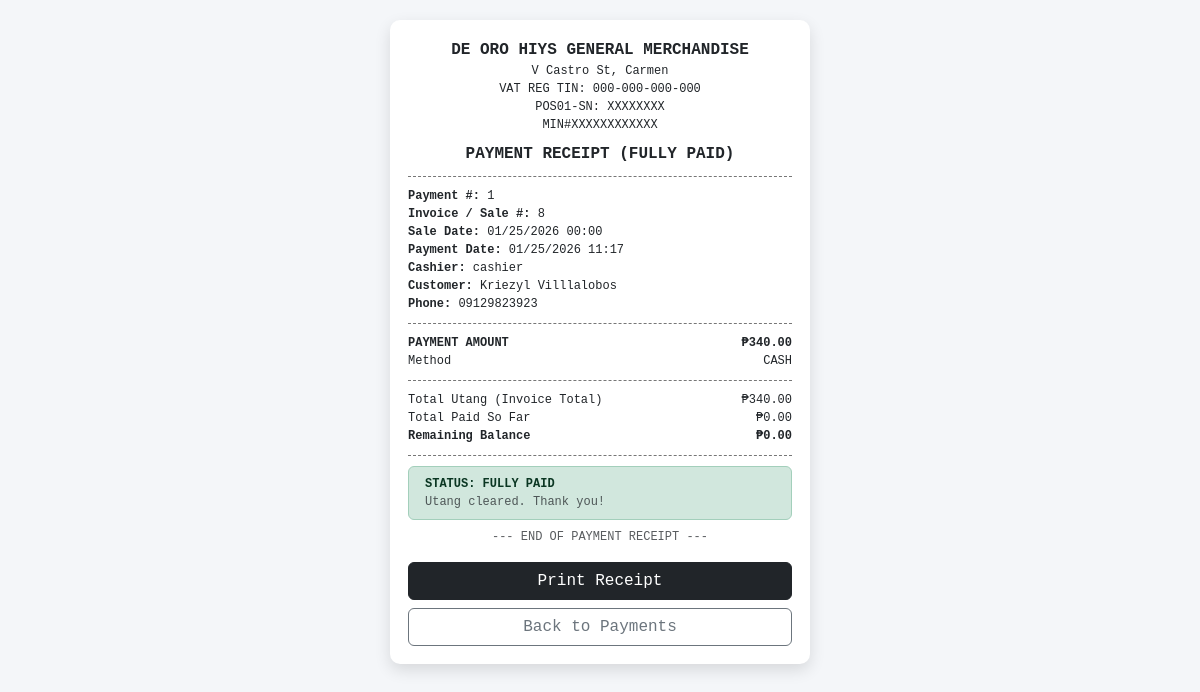
Screenshot of /ricesales_stock_monitoring/capstone/cashier/payment_receipt.php?payment_id=1 (signed in) with the database file from the repository.
### tables this page shows
CREATE TABLE `payments` (
  `payment_id` int(11) NOT NULL,
  `sale_id` int(11) DEFAULT NULL,
  `amount` decimal(10,2) DEFAULT NULL,
  `method` enum('cash','gcash','bank') DEFAULT NULL,
  `status` enum('pending','paid','failed') DEFAULT NULL,
  `paid_at` timestamp NULL DEFAULT NULL,
  `external_ref` varchar(100) DEFAULT NULL
);

CREATE TABLE `sales` (
  `sale_id` int(11) NOT NULL,
  `user_id` int(11) DEFAULT NULL,
  `customer_id` int(11) DEFAULT NULL,
  `sale_date` datetime NOT NULL,
  `total_amount` decimal(10,2) DEFAULT NULL,
  `status` varchar(30) NOT NULL DEFAULT 'pending',
  `created_at` timestamp NOT NULL DEFAULT current_timestamp()
);

CREATE TABLE `users` (
  `user_id` int(11) NOT NULL,
  `username` varchar(50) NOT NULL,
  `password` varchar(255) NOT NULL,
  `first_name` varchar(50) DEFAULT NULL,
  `last_name` varchar(50) DEFAULT NULL,
  `phone` varchar(20) DEFAULT NULL,
  `role` varchar(20) NOT NULL,
  `created_at` timestamp NOT NULL DEFAULT current_timestamp(),
  `status` enum('active','inactive') DEFAULT 'active'
);

CREATE TABLE `customers` (
  `customer_id` int(11) NOT NULL,
  `first_name` varchar(50) DEFAULT NULL,
  `last_name` varchar(50) DEFAULT NULL,
  `phone` varchar(20) DEFAULT NULL,
  `address` text DEFAULT NULL,
  `created_at` timestamp NOT NULL DEFAULT current_timestamp()
);

### ricesales_stock_monitoring/capstone/cashier/payment_receipt.php (the view, shortened to what this page needs)
<?php
include '../config/db.php';
function h($v){ return htmlspecialchars((string)$v, ENT_QUOTES, 'UTF-8'); }
$payment_id = (int)($_GET['payment_id'] ?? 0);
$companyName = "DE ORO HIYS GENERAL MERCHANDISE";
$companyAddr = "V Castro St, Carmen";
$vatTin      = "000-000-000-000";
$posSn       = "POS01-SN: XXXXXXXX";
$minNo       = "MIN#XXXXXXXXXXXX";
$stmt = $conn->prepare("
  SELECT
    p.payment_id, p.sale_id, p.amount, p.method, p.status, p.paid_at, p.external_ref,
    s.total_amount, s.status AS sale_status, s.sale_date,
    c.first_name, c.last_name, c.phone, c.address,
    u.username AS cashier_name,
    ar.amount_paid, ar.balance, ar.due_date, ar.status AS ar_status
  FROM payments p
  JOIN sales s ON p.sale_id = s.sale_id
  LEFT JOIN account_receivable ar ON ar.sales_id = s.sale_id
  LEFT JOIN customers c ON s.customer_id = c.customer_id
  LEFT JOIN users u ON s.user_id = u.user_id
  WHERE p.payment_id = ?
  LIMIT 1
");
$stmt->bind_param("i", $payment_id);
$stmt->execute();
$data = $stmt->get_result()->fetch_assoc();
$customer = trim(($data['first_name'] ?? '').' '.($data['last_name'] ?? ''));
$remaining = (float)($data['balance'] ?? 0);
$arStatus  = strtolower(trim((string)($data['ar_status'] ?? '')));
$fullyPaid = ($arStatus === 'paid' || $remaining <= 0.00001);
$payLabel = $fullyPaid ? "PAYMENT RECEIPT (FULLY PAID)" : "PAYMENT RECEIPT (PARTIAL)";
?>
<!DOCTYPE html>
<html lang="en">
<head>
<link href="https://cdn.jsdelivr.net/npm/bootstrap@5.3.2/dist/css/bootstrap.min.css" rel="stylesheet">
</head>
<body>
<div class="paper mono">
  <div class="text-center">
    <div class="fw-bold"><?= h($companyName) ?></div>
    <div class="small2"><?= h($companyAddr) ?></div>
    <div class="small2">VAT REG TIN: <?= h($vatTin) ?></div>
    <div class="small2"><?= h($posSn) ?></div>
    <div class="small2"><?= h($minNo) ?></div>
    <div class="fw-bold mt-2"><?= h($payLabel) ?></div>
  </div>
  <div class="dash"></div>
  <div class="small2">
    <div><b>Payment #:</b> <?= (int)$data['payment_id'] ?></div>
    <div><b>Invoice / Sale #:</b> <?= (int)$data['sale_id'] ?></div>
    <div><b>Sale Date:</b> <?= !empty($data['sale_date']) ? h(date("m/d/Y H:i", strtotime($data['sale_date']))) : '—' ?></div>
    <div><b>Payment Date:</b> <?= !empty($data['paid_at']) ? h(date("m/d/Y H:i", strtotime($data['paid_at']))) : '—' ?></div>
    <div><b>Cashier:</b> <?= h($data['cashier_name'] ?: 'Cashier') ?></div>
    <div><b>Customer:</b> <?= h($customer) ?></div>
    <?php if(!empty($data['phone'])): ?>
      <div><b>Phone:</b> <?= h($data['phone']) ?></div>
    <?php endif; ?>
  </div>
  <div class="dash"></div>
  <div class="small2">
    <div class="d-flex justify-content-between fw-bold">
      <span>PAYMENT AMOUNT</span>
      <span>₱<?= number_format((float)$data['amount'],2) ?></span>
    </div>
    <div class="d-flex justify-content-between">
      <span>Method</span>
      <span><?= h(strtoupper((string)($data['method'] ?? 'CASH'))) ?></span>
    </div>
  </div>
  <div class="dash"></div>
  <div class="small2">
    <div class="d-flex justify-content-between">
      <span>Total Utang (Invoice Total)</span>
      <span>₱<?= number_format((float)$data['total_amount'],2) ?></span>
    </div>
    <div class="d-flex justify-content-between">
      <span>Total Paid So Far</span>
      <span>₱<?= number_format((float)($data['amount_paid'] ?? 0),2) ?></span>
    </div>
    <div class="d-flex justify-content-between fw-bold">
      <span>Remaining Balance</span>
      <span>₱<?= number_format(max(0,$remaining),2) ?></span>
    </div>
  </div>
  <div class="dash"></div>
  <?php if($fullyPaid): ?>
    <div class="alert alert-success py-2 small2 mb-2">
      <div class="fw-bold">STATUS: FULLY PAID</div>
      <div class="text-muted">Utang cleared. Thank you!</div>
    </div>
  <?php endif; ?>
  <div class="text-center small2 text-muted mt-2">
    --- END OF PAYMENT RECEIPT ---
  </div>
  <div class="no-print d-grid gap-2 mt-3">
    <button class="btn btn-dark" onclick="window.print()">Print Receipt</button>
    <a class="btn btn-outline-secondary" href="payments.php">Back to Payments</a>
  </div>
</div>
</body>
</html>

### ricesales_stock_monitoring/capstone/cashier/payment_receipt.php (style rules this page uses)
body { background:#f4f6f9; }
.paper { max-width:420px; margin:20px auto; background:#fff; padding:18px; border-radius:10px; box-shadow:0 6px 16px rgba(0,0,0,.12); }
.mono { font-family: ui-monospace, SFMono-Regular, Menlo, Monaco, Consolas, "Liberation Mono", "Courier New", monospace; }
.small2 { font-size:12px; }
.dash { border-top:1px dashed #777; margin:10px 0; }

### rows the page displays
payments: payment_id "1", sale "8", sale.sale_date "01/25/2026 00:00", paid_at "01/25/2026 11:17", users.username "cashier", customers.first_name+last_name "Kriezyl Villlalobos", customers.phone "09129823923", amount "340.00", method "CASH", sale.total_amount "340.00"

### other values shown
$companyName "DE ORO HIYS GENERAL MERCHANDISE"
$companyAddr "V Castro St, Carmen"
$vatTin "000-000-000-000"
$posSn "POS01-SN: XXXXXXXX"
$minNo "MIN#XXXXXXXXXXXX"
$payLabel "PAYMENT RECEIPT (FULLY PAID)"
$data['amount_paid'] "0.00"
max(0,$remaining) "0.00"
